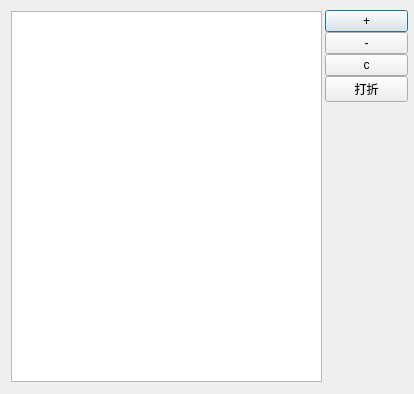
<?xml version="1.0" encoding="UTF-8"?>
<ui version="4.0">
 <class>userGoodsManagement</class>
 <widget class="QDialog" name="userGoodsManagement">
  <property name="geometry">
   <rect>
    <x>0</x>
    <y>0</y>
    <width>414</width>
    <height>394</height>
   </rect>
  </property>
  <property name="windowTitle">
   <string>Dialog</string>
  </property>
  <widget class="QTableView" name="table">
   <property name="enabled">
    <bool>true</bool>
   </property>
   <property name="geometry">
    <rect>
     <x>11</x>
     <y>11</y>
     <width>311</width>
     <height>371</height>
    </rect>
   </property>
  </widget>
  <widget class="QWidget" name="layoutWidget">
   <property name="geometry">
    <rect>
     <x>320</x>
     <y>10</y>
     <width>88</width>
     <height>371</height>
    </rect>
   </property>
   <layout class="QVBoxLayout" name="verticalLayout_2">
    <property name="spacing">
     <number>0</number>
    </property>
    <property name="leftMargin">
     <number>5</number>
    </property>
    <item>
     <layout class="QVBoxLayout" name="verticalLayout">
      <item>
       <widget class="QPushButton" name="add_button">
        <property name="text">
         <string>+</string>
        </property>
       </widget>
      </item>
      <item>
       <widget class="QPushButton" name="remove_button">
        <property name="text">
         <string>-</string>
        </property>
       </widget>
      </item>
      <item>
       <widget class="QPushButton" name="copy_button_2">
        <property name="text">
         <string>c</string>
        </property>
       </widget>
      </item>
      <item>
       <widget class="QPushButton" name="discount">
        <property name="text">
         <string>打折</string>
        </property>
       </widget>
      </item>
     </layout>
    </item>
    <item>
     <spacer name="verticalSpacer">
      <property name="orientation">
       <enum>Qt::Vertical</enum>
      </property>
      <property name="sizeHint" stdset="0">
       <size>
        <width>20</width>
        <height>40</height>
       </size>
      </property>
     </spacer>
    </item>
   </layout>
  </widget>
 </widget>
 <resources/>
 <connections/>
</ui>
